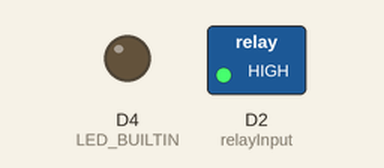
A sketch run on a simulated ESP8266 (NodeMCU). Parts: switched loads named in the sketch (green lamp = pin HIGH), output pins drawn as LEDs (lit = HIGH, except the on-board LED, lit = LOW).

Above: at 5.0 s.
At 14.0 s:
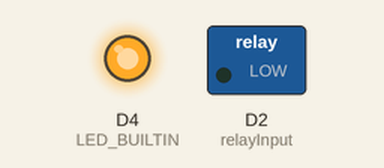
Timing chart, 0 to 23.4 s (numbered marks = the images above):
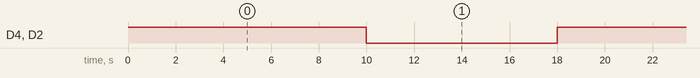

Measured:
- by itself, D4 (LED_BUILTIN), D2 (relayInput): alternates HIGH for 10.0 s and LOW for 8.0 s

The sketch:

shaker-timer.ino
```cpp
// vikneshwar thandeswaran 17/07/2021 sri bairavi supermarket


int relayInput = D2; // the input to the relay pin


void setup() {
  // initialize digital pin LED_BUILTIN as an output.
  pinMode(LED_BUILTIN, OUTPUT);
  pinMode(relayInput, OUTPUT); // initialize pin as OUTPUT
}

// the loop function runs over and over again forever
void loop() {
  digitalWrite(LED_BUILTIN, HIGH);       // turn the LED on (HIGH is the voltage level)
  digitalWrite(relayInput, HIGH);        // turn relay on
  delay(9000);   // delay for cover change
  delay(1000);                       // wait for a second
  digitalWrite(LED_BUILTIN, LOW);
  digitalWrite(relayInput, LOW);    // filling relay time

  delay(8000);  // filling time
}
```
